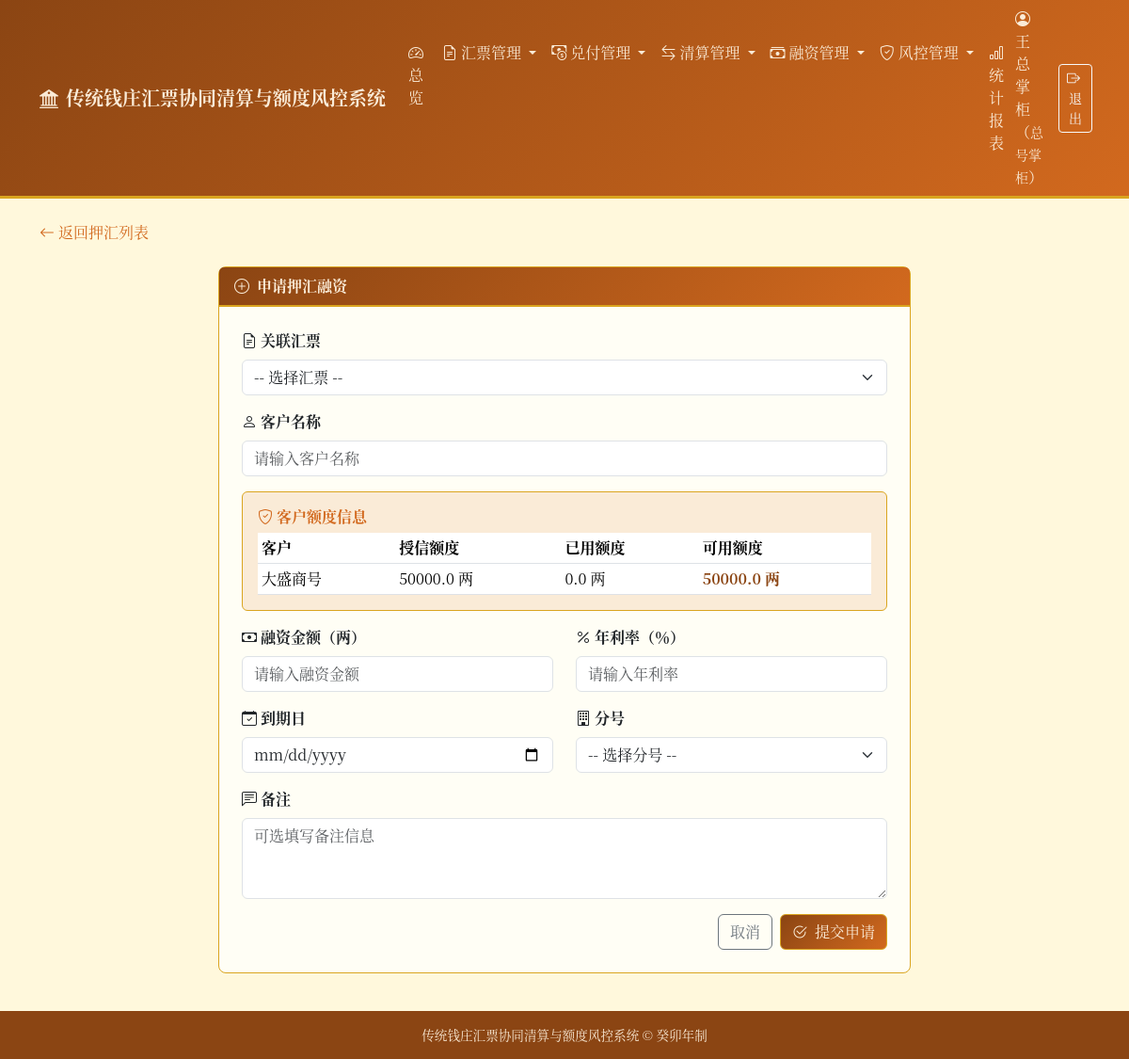
The page /finance/loans/apply (signed in) on the database as committed earlier.
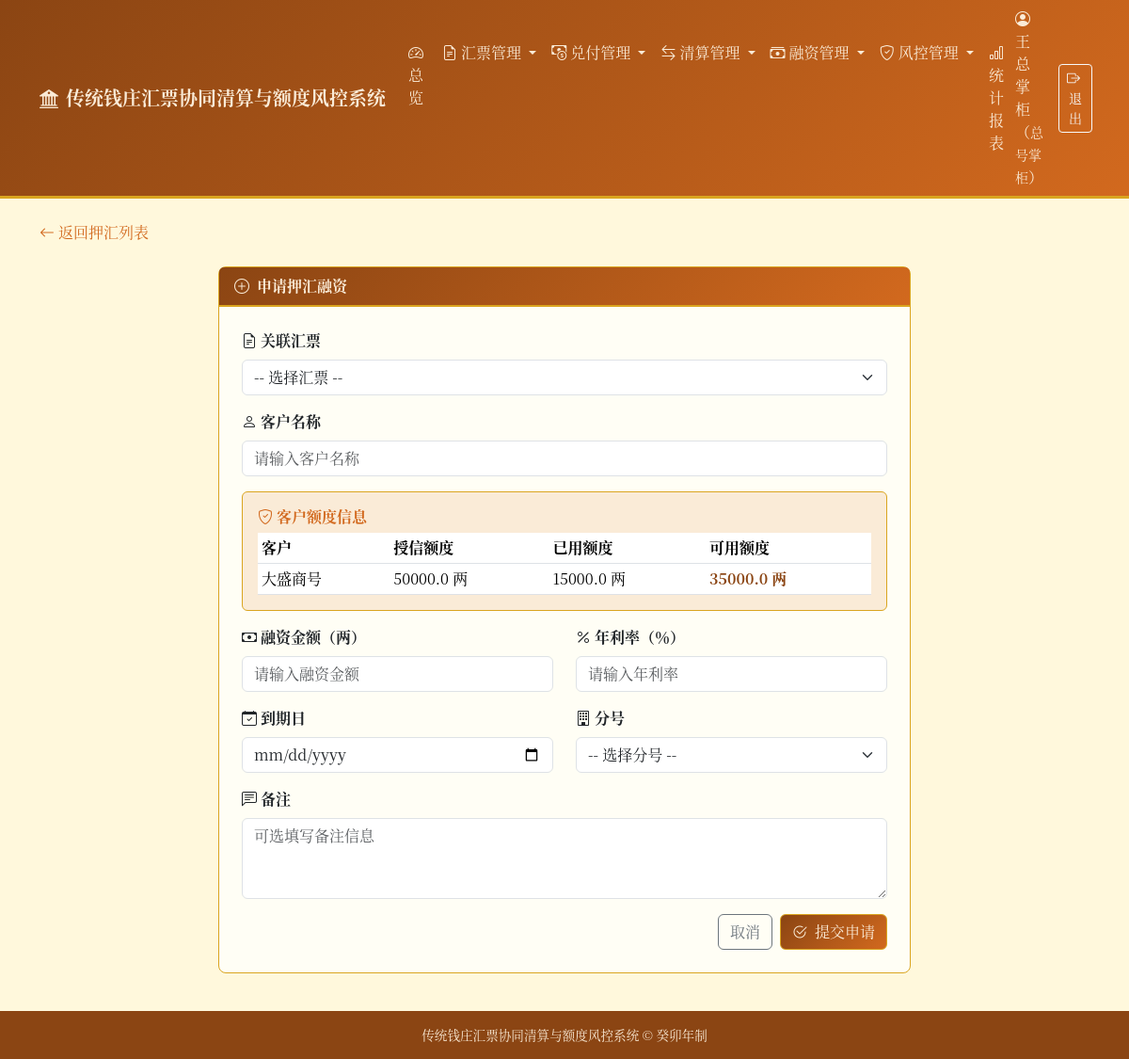
The same page on the database as committed later.
### tables this page shows
CREATE TABLE customer_credits (
        id INTEGER PRIMARY KEY AUTOINCREMENT,
        customer_name TEXT NOT NULL,
        customer_type TEXT NOT NULL CHECK(customer_type IN ('商号', '个人', '官府')),
        credit_limit REAL NOT NULL DEFAULT 0 CHECK(credit_limit >= 0),
        used_limit REAL NOT NULL DEFAULT 0 CHECK(used_limit >= 0),
        rate_annual REAL NOT NULL DEFAULT 0 CHECK(rate_annual >= 0),
        status TEXT NOT NULL DEFAULT '生效' CHECK(status IN ('生效', '冻结', '注销')),
        branch_id INTEGER,
        remark TEXT,
        created_at TEXT NOT NULL,
        updated_at TEXT,
        FOREIGN KEY (branch_id) REFERENCES branches(id)
    );

### main.py (the view)
@app.get("/finance/loans/apply", response_class=HTMLResponse)
def finance_loan_apply_page(request: Request, bill_id: Optional[int] = None, user=Depends(auth_dep)):
    if user["role"] not in OPERATOR_ROLES:
        raise HTTPException(status_code=403, detail="仅经办人或掌柜可申请押汇")
    conn = get_db()
    cursor = conn.cursor()
    cursor.execute("SELECT * FROM bills WHERE status = '有效' ORDER BY id DESC")
    bills = [dict(row) for row in cursor.fetchall()]
    cursor.execute("SELECT * FROM customer_credits WHERE status = '生效' ORDER BY id")
    credits = [dict(row) for row in cursor.fetchall()]
    cursor.execute("SELECT * FROM branches WHERE status = '营业中' ORDER BY id")
    branches = [dict(row) for row in cursor.fetchall()]
    selected_bill = None
    if bill_id:
        cursor.execute("SELECT * FROM bills WHERE id = ?", (bill_id,))
        row = cursor.fetchone()
        if row:
            selected_bill = dict(row)
    conn.close()
    return templates.TemplateResponse(
        "finance_loan_apply.html",
        {"request": request, "user": user, "bills": bills, "credits": credits, "branches": branches, "selected_bill": selected_bill},
    )

### templates/finance_loan_apply.html (shortened to what this page needs)
{% extends "base.html" %}
{% block content %}
<div class="mb-4">
    <a href="/finance/loans" class="text-decoration-none" style="color: var(--qz-secondary);">
        <i class="bi bi-arrow-left me-1"></i>返回押汇列表
    </a>
</div>
<div class="row justify-content-center">
    <div class="col-lg-8">
        <div class="card card-qz">
            <div class="card-header">
                <i class="bi bi-plus-circle me-2"></i>申请押汇融资
            </div>
            <div class="card-body p-4">
                <form method="post" action="/finance/loans/apply">
                    <div class="mb-3">
                        <label for="bill_id" class="form-label fw-bold">
                            <i class="bi bi-file-earmark-text me-1"></i>关联汇票
                        </label>
                        <select class="form-select" id="bill_id" name="bill_id" required>
                            <option value="">-- 选择汇票 --</option>
                        </select>
                    </div>
                    <div class="mb-3">
                        <label for="customer_name" class="form-label fw-bold">
                            <i class="bi bi-person me-1"></i>客户名称
                        </label>
                        <input type="text" class="form-control" id="customer_name" name="customer_name"
                               value="{{ form.customer_name if form else '' }}" required
                               list="customer_list" placeholder="请输入客户名称">
                    </div>
                    {% if credits %}
                    <div class="mb-3">
                        <div class="p-3 rounded" style="background: var(--qz-light); border: 1px solid var(--qz-accent);">
                            <h6 class="fw-bold mb-2" style="color: var(--qz-secondary);">
                                <i class="bi bi-shield-check me-1"></i>客户额度信息
                            </h6>
                            <div class="table-responsive">
                                <table class="table table-sm table-hover mb-0">
                                    <thead style="background-color: var(--qz-light);">
                                        <tr>
                                            <th>客户</th>
                                            <th>授信额度</th>
                                            <th>已用额度</th>
                                            <th>可用额度</th>
                                        </tr>
                                    </thead>
                                    <tbody>
                                        {% for c in credits %}
                                        <tr>
                                            <td>{{ c.customer_name }}</td>
                                            <td>{{ c.credit_limit }} 两</td>
                                            <td>{{ c.used_limit }} 两</td>
                                            <td class="fw-bold" style="color: var(--qz-primary);">{{ c.credit_limit - c.used_limit }} 两</td>
                                        </tr>
                                        {% endfor %}
                                    </tbody>
                                </table>
                            </div>
                        </div>
                    </div>
                    {% endif %}
                    <div class="row">
                        <div class="col-md-6 mb-3">
                            <label for="loan_amount" class="form-label fw-bold">
                                <i class="bi bi-cash me-1"></i>融资金额（两）
                            </label>
                            <input type="number" class="form-control" id="loan_amount" name="loan_amount"
                                   value="{{ form.loan_amount if form else '' }}" step="0.01" min="0.01" required
                                   placeholder="请输入融资金额">
                        </div>
                        <div class="col-md-6 mb-3">
                            <label for="rate_annual" class="form-label fw-bold">
                                <i class="bi bi-percent me-1"></i>年利率（％）
                            </label>
                            <input type="number" class="form-control" id="rate_annual" name="rate_annual"
                                   value="{{ form.rate_annual if form else '' }}" step="0.01" min="0" required
                                   placeholder="请输入年利率">
                        </div>
                    </div>
                    <div class="row">
                        <div class="col-md-6 mb-3">
                            <label for="due_date" class="form-label fw-bold">
                                <i class="bi bi-calendar-check me-1"></i>到期日
                            </label>
                            <input type="date" class="form-control" id="due_date" name="due_date"
                                   value="{{ form.due_date if form else '' }}" required>
                        </div>
                        <div class="col-md-6 mb-3">
                            <label for="branch_id" class="form-label fw-bold">
                                <i class="bi bi-building me-1"></i>分号
                            </label>
                            <select class="form-select" id="branch_id" name="branch_id" required>
                                <option value="">-- 选择分号 --</option>
                            </select>
                        </div>
                    </div>
                    <div class="mb-3">
                        <label for="remark" class="form-label fw-bold">
                            <i class="bi bi-chat-left-text me-1"></i>备注
                        </label>
                        <textarea class="form-control" id="remark" name="remark" rows="3"
                                  placeholder="可选填写备注信息">{{ form.remark if form else '' }}</textarea>
                    </div>
                    <div class="d-grid gap-2 d-md-flex justify-content-md-end">
                        <a href="/finance/loans" class="btn btn-outline-secondary">取消</a>
                        <button type="submit" class="btn btn-qz">
                            <i class="bi bi-check2-circle me-2"></i>提交申请
                        </button>
                    </div>
                </form>
            </div>
        </div>
    </div>
</div>
{% endblock %}

### templates/base.html (shortened to what this page needs)
<!DOCTYPE html>
<html lang="zh-CN">
<head>
    <link href="https://cdn.jsdelivr.net/npm/bootstrap@5.3.2/dist/css/bootstrap.min.css" rel="stylesheet">
    <link href="https://cdn.jsdelivr.net/npm/bootstrap-icons@1.11.2/font/bootstrap-icons.css" rel="stylesheet">
</head>
<body>
    {% if user %}
    <nav class="navbar navbar-expand-lg navbar-qz">
        <div class="container">
            <a class="navbar-brand fw-bold" href="/dashboard">
                <i class="bi bi-bank2 me-2"></i>传统钱庄汇票协同清算与额度风控系统
            </a>
            <div class="collapse navbar-collapse" id="navbarNav">
                <ul class="navbar-nav me-auto">
                    <li class="nav-item">
                        <a class="nav-link" href="/dashboard"><i class="bi bi-speedometer2 me-1"></i>总览</a>
                    </li>
                    <li class="nav-item dropdown">
                        <a class="nav-link dropdown-toggle" href="#" role="button" data-bs-toggle="dropdown">
                            <i class="bi bi-file-earmark-text me-1"></i>汇票管理
                        </a>
                    </li>
                    <li class="nav-item dropdown">
                        <a class="nav-link dropdown-toggle" href="#" role="button" data-bs-toggle="dropdown">
                            <i class="bi bi-cash-coin me-1"></i>兑付管理
                        </a>
                    </li>
                    <li class="nav-item dropdown">
                        <a class="nav-link dropdown-toggle" href="#" role="button" data-bs-toggle="dropdown">
                            <i class="bi bi-arrow-left-right me-1"></i>清算管理
                        </a>
                    </li>
                    <li class="nav-item dropdown">
                        <a class="nav-link dropdown-toggle" href="#" role="button" data-bs-toggle="dropdown">
                            <i class="bi bi-cash-stack me-1"></i>融资管理
                        </a>
                    </li>
                    {% if user.role in ('总号掌柜', '稽核员') %}
                    <li class="nav-item dropdown">
                        <a class="nav-link dropdown-toggle" href="#" role="button" data-bs-toggle="dropdown">
                            <i class="bi bi-shield-check me-1"></i>风控管理
                        </a>
                    </li>
                    {% endif %}
                    <li class="nav-item">
                        <a class="nav-link" href="/reports"><i class="bi bi-bar-chart me-1"></i>统计报表</a>
                    </li>
                </ul>
                <div class="d-flex align-items-center">
                    <span class="text-light me-3">
                        <i class="bi bi-person-circle me-1"></i>
                        {{ user.real_name }}（<small>{{ user.role }}</small>）
                    </span>
                    <a href="/logout" class="btn btn-sm btn-outline-light"><i class="bi bi-box-arrow-right me-1"></i>退出</a>
                </div>
            </div>
        </div>
    </nav>
    {% endif %}
    <div class="container mt-4">
        {% block content %}{% endblock %}
    </div>
    <footer>
        <div class="container">
            <p class="mb-0">传统钱庄汇票协同清算与额度风控系统 &copy; 癸卯年制</p>
        </div>
    </footer>
</body>
</html>

### templates/base.html (style rules this page uses)
:root { --qz-primary: #8B4513; --qz-secondary: #D2691E; --qz-accent: #DAA520; --qz-bg: #FFF8DC; --qz-dark: #3E2723; --qz-light: #FAEBD7; }
body { background-color: var(--qz-bg); font-family: "Songti SC", "SimSun", "Noto Serif CJK SC", serif; color: var(--qz-dark); }
.navbar-qz { background: linear-gradient(135deg, var(--qz-primary), var(--qz-secondary)); border-bottom: 3px solid var(--qz-accent); }
.navbar-qz .navbar-brand, .navbar-qz .nav-link, .navbar-qz .text-light { color: var(--qz-light) !important; }
.card-qz { border: 1px solid var(--qz-accent); border-radius: 8px; background: #FFFEF5; }
.card-qz .card-header { background: linear-gradient(135deg, var(--qz-primary), var(--qz-secondary)); color: var(--qz-light); border-bottom: 2px solid var(--qz-accent); font-weight: bold; }
.btn-qz { background: linear-gradient(135deg, var(--qz-primary), var(--qz-secondary)); color: var(--qz-light); border: 1px solid var(--qz-accent); }
footer { background: var(--qz-primary); color: var(--qz-light); padding: 15px 0; margin-top: 40px; text-align: center; font-size: 0.85rem; }

Rows that differ between the two databases and show on the page:
changed customer_credits "大盛商号": used_limit "0.0" → "15000.0"; c.credit_limit-c.used_limit "50000.0" → "35000.0"
